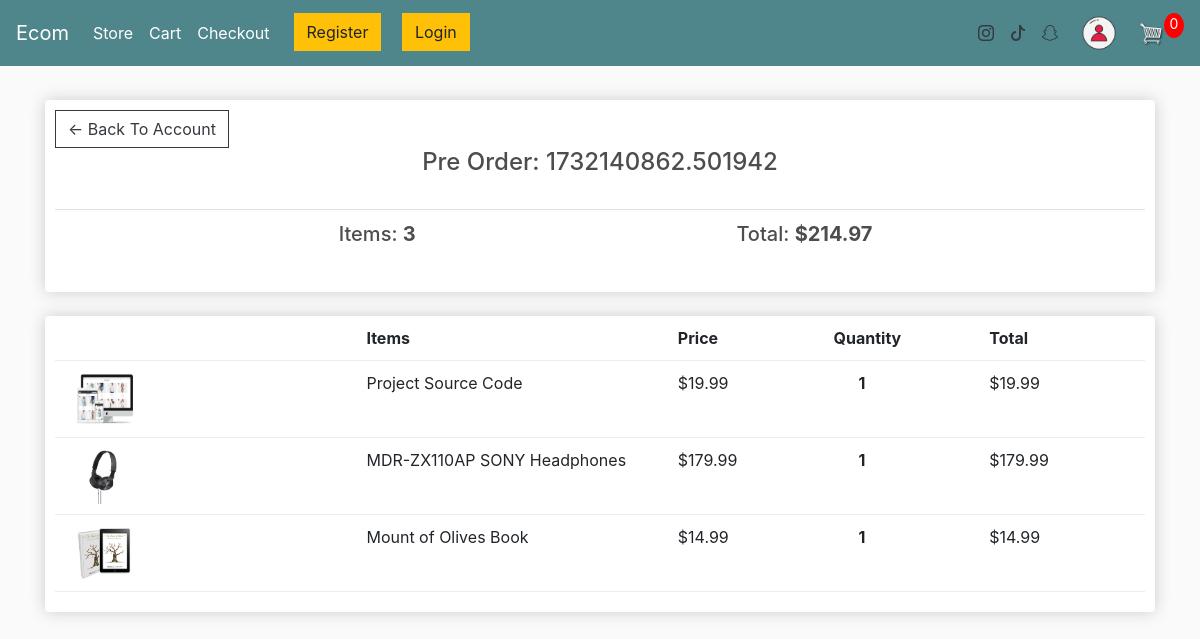
The page /preorder/1732140862.501942 on the database its author committed.
### store/models.py (models this page shows, shortened)
class Order(models.Model):
	customer = models.ForeignKey(Customer, on_delete=models.SET_NULL, null=True, blank=True)  # ForeignKey for Customer table , if customer deleted we don't need to delete the order so we set the customer null -->> on_delete=models.SET_NULL
	date_ordered = models.DateTimeField(auto_now_add=True)
	complete = models.BooleanField(default=False)                 # A Boolean field indicating whether the order is complete.
	transaction_id = models.CharField(max_length=100, null=True)   # it is look like order id
	@property
	def get_cart_total(self):    # return the number of order total
		orderitems = self.orderitem_set.all()
		total = sum([item.get_total for item in orderitems])
		return total
	@property
	def get_cart_items(self):    # return the number of order items
		orderitems = self.orderitem_set.all()
		total = sum([item.quantity for item in orderitems])
		return total

class OrderItem(models.Model):
	product = models.ForeignKey(Product, on_delete=models.SET_NULL, null=True)
	order = models.ForeignKey(Order, on_delete=models.SET_NULL, null=True)
	quantity = models.IntegerField(default=0, null=True, blank=True)
	date_added = models.DateTimeField(auto_now_add=True)
	@property
	def get_total(self):       # return the number of item total
		total = self.product.price * self.quantity
		return total

class Product(models.Model):
	name = models.CharField(max_length=200)
	price = models.DecimalField(max_digits=7, decimal_places=2)
	digital = models.BooleanField(default=False,null=True, blank=True)   # digital is BooleanField because if iteam is digital so it is  true and we don't need to shipped it and if not so it is false so we don't need to shipped it
	image = models.ImageField(null=True, blank=True)
	@property
	def imageURL(self):                  #this for if image dose not found it will be error , so this prevent the error and it show empty image
		try:
			url = self.image.url
		except:
			url = ''
		return url

### store/views.py (the view)
# urls.py: path('preorder/<str:tranid>', views.preorder, name="preorder"),
def preorder(request,tranid):
	data = cartData(request)
	cartItems = data['cartItems']
	order = data['order']
	items = data['items']
	orderid = Order.objects.get(transaction_id=tranid)
	preord = orderid.orderitem_set.all()
	context = {'items':items, 'order':order, 'cartItems':cartItems, 'preord':preord, 'orderid':orderid}
	return render(request, 'store/preorder.html', context)

### store/utils.py (called while the page is built, shortened)
def cookieCart(request):
	try:
		cart = json.loads(request.COOKIES['cart'])     #retrieve what's in our browsers cookies by using request.COOKIES['cart'] and json.loads() to parse the data because currently it is a string value.
	except:
		cart = {}        #create an empty cart to work with if one does not exist.
		print('CART:', cart)
	items = []
	order = {'get_cart_total':0, 'get_cart_items':0, 'shipping':False}     # to handel the error of unlogged user
	cartItems = order['get_cart_items']
	return {'cartItems':cartItems ,'order':order, 'items':items}  # return to views function when we call

def cartData(request):
	if request.user.is_authenticated:        #check if user authenticated
		customer = request.user.customer      # user authenticated
		order, created = Order.objects.get_or_create(customer=customer, complete=False)      #Checks if there’s an incomplete order for this customer in the database. If it exists, order is assigned to it; if not, it creates a new Order.
		items = order.orderitem_set.all()                #Fetches all items (related OrderItem objects) associated with the order.
		cartItems = order.get_cart_items
	else:
		cookieData = cookieCart(request)    # call cookieCart function that in utils.py
		cartItems = cookieData['cartItems']   # get cartItems
		order = cookieData['order']          # get order
		items = cookieData['items']          # get items
	return {'cartItems':cartItems ,'order':order, 'items':items}

### store/templates/store/preorder.html
{% extends 'store/main.html' %}
{% load static %}
{% block content %}
<div class="row">
    <div class="col-lg-12">
        <div class="box-element">
            <div><a class="btn btn-outline-dark" href="{% url 'user_account' %}">&#x2190; Back To Account</a></div>
            <div>
                <h4 class="log">Pre Order: {{orderid.transaction_id}}</h4>
            </div>
            <br>
            <table class="table text-center">
                <tr>
                    <th></th>
                    <th></th>
                    <th>
                        <h5>Items: <strong>{{orderid.get_cart_items}}</strong></h5>
                    </th>
                    <th>
                        <h5>Total: <strong>${{orderid.get_cart_total|floatformat:2}}</strong></h5>
                    </th>
                    <th></th>
                </tr>
            </table>
        </div>
        <br>
        <div class="box-element">
            <div class="cart-row">
                <div style="flex:2"></div>
                <div style="flex:2"><strong>Items</strong></div>
                <div style="flex:1"><strong>Price</strong></div>
                <div style="flex:1"><strong>Quantity</strong></div>
                <div style="flex:1"><strong>Total</strong></div>
            </div>
            {% for item in preord%}
            <div class="cart-row">
                <div style="flex:2"><img class="row-image" src="{{item.product.imageURL}}"></div>
                <div style="flex:2">{{item.product.name}}</div>
                <div style="flex:1">${{item.product.price|floatformat:2}}</div>
                <div style="flex:1">
                    <p class="quantity2">{{item.quantity}}</p>
                </div>
                <div style="flex:1">${{item.get_total}}</div>
            </div>
            {% endfor %}
        </div>
    </div>
</div>
{% endblock content %}

### store/templates/store/main.html (shortened to what this page needs)
<!DOCTYPE html>
{% load static %}
<html>
<head>
  <link rel="stylesheet" href="https://stackpath.bootstrapcdn.com/bootstrap/4.4.1/css/bootstrap.min.css"
>
  <link rel="stylesheet" type="text/css" href="{% static 'css/main.css' %}">
  <link rel="stylesheet" href="https://cdn.jsdelivr.net/npm/bootstrap-icons@1.11.3/font/bootstrap-icons.min.css">
</head>
<body>
  <nav class="navbar navbar-expand-lg navbar-dark bg-dark">
    <a class="navbar-brand" href="{% url 'store' %}">Ecom</a>
    <div class="collapse navbar-collapse" id="navbarSupportedContent">
      <ul class="navbar-nav mr-auto">
        <li class="nav-item active">
          <a class="nav-link" href="{% url 'store' %}">Store <span class="sr-only">(current)</span></a>
        </li>
        <li class="nav-item active">
          <a class="nav-link" href="{% url 'cart' %}">Cart <span class="sr-only">(current)</span></a>
        </li>
        <li class="nav-item active">
          <a class="nav-link mr-3" href="{% url 'checkout' %}">Checkout <span class="sr-only">(current)</span></a>
        </li>
        <li>
          {% if user.is_authenticated %}
          <a href="{% url 'logout' %}" class="btn btn-warning form-inline">Logout</a>
          {% else %}
          <a href="{% url 'register' %}" class="btn btn-warning mr-3 form-inline">Register</a>
          <a href="{% url 'login' %}" class="btn btn-warning form-inline">Login</a>
          {% endif %}
        </li>
      </ul>
      <div class="form-inline my-2 my-lg-0">
        <a href="#"><span class="p-2 "><i class="bi bi-instagram text-dark"></i></span></a>
        <a href="#"><span class="p-2 "><i class="bi bi-tiktok text-dark"></i></span></a>
        <a href="#"><span class="p-2 mr-2 "><i class="bi bi-snapchat text-dark"></i></span></a>
        <a href="{% url 'user_account' %}">
          <img id="person-icon" src="{% static 'images/person.png' %}" width="50px">
        </a>
        <a href="{% url 'cart' %}">
          <img id="cart-icon" src="{% static 'images/cart.png' %}">
        </a>
        <p id="cart-total">{{cartItems}}</p>
      </div>
    </div>
  </nav>
  <div class="container">
    <br>
    {% block content %}
    {% endblock content %}
  </div>
</body>
</html>

### static/css/main.css (style rules this page uses)
body { background-color: hsl(0, 0%, 98%); }
h1,h2,h3,h4,h5,h6 { color:hsl(0, 0%, 30%); }
.box-element { box-shadow:hsl(0, 0%, 80%) 0 0 16px; background-color: #fff; border-radius: 4px; padding: 10px; }
.bg-dark { background-color: #4f868c!important; }
#cart-icon { width:25px; display: inline-block; margin-left: 15px; }
#cart-total { display: block; text-align: center; color:#fff; background-color: red; width: 20px; height: 25px; border-radius: 50%; font-size: 14px; }
.col-lg-4, .col-lg-6, .col-lg-8, .col-lg-12 { margin-top: 10px; }
.btn { border-radius: 0; }
.row-image { width: 100px; }
.cart-row { display: flex; align-items: flex-stretch; padding-bottom: 10px; margin-bottom: 10px; border-bottom: 1px solid #ececec; }
.log { text-align: center; }
.quantity2 { display: inline-block; font-weight: 700; padding-left:25px; }

### rows shown on the page
Order: transaction_id "1732140862.501942", get_cart_items "3", get_cart_total "214.97"
OrderItem: product.imageURL (picture), product.name "Project Source Code", product.price "19.99", quantity "1", get_total "19.99"
OrderItem: product.imageURL (picture), product.name "MDR-ZX110AP SONY Headphones", product.price "179.99", quantity "1", get_total "179.99"
OrderItem: product.imageURL (picture), product.name "Mount of Olives Book", product.price "14.99", quantity "1", get_total "14.99"

### other values the page prints
{{ cartItems }} "0"
